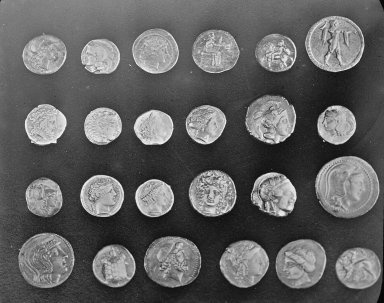
#> input picture DAY11/sample_image.jpg, 384 x 303 px, found by its file name
$ jupyter execute code.ipynb
#> lines starting #> are read from the running program, lines starting #| are printed output that depends on the picture; after the words box and inside, x2 and y2 are one past the last pixel; in counts of white or black regions, pixels touching at a corner belong together
[cell 1]
import numpy as np
import matplotlib.pyplot as plt
import cv2

[cell 2]
img = cv2.imread('sample_image.jpg', cv2.IMREAD_GRAYSCALE)
#> img is the input picture: shape (303, 384); min 1, max 254, mean 96.8

[cell 3]
plt.figure(figsize=(6,5))
plt.imshow(img, cmap='gray')
plt.title('Original Image')
plt.axis('off')
plt.show()

## Threshold Segmentation

[cell 4]
fixed_threshold = 127

[cell 5]
# manual

global_thresh_manual = np.where(img >= fixed_threshold, 255, 0)
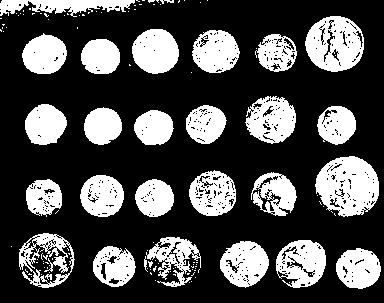
#> global_thresh_manual: shape (303, 384) int64; 30.1% white; 128 white regions (99 under 20 px), largest, box (x1, y1, x2, y2) and area: (315, 156, 379, 217) 2743, (305, 16, 364, 72) 2296, (245, 96, 296, 144) 1653
global_thresh_manual = global_thresh_manual.astype(np.uint8)

[cell 6]
# auto

_, global_thresh_cv2 = cv2.threshold(img, fixed_threshold, 255, cv2.THRESH_BINARY)
#> global_thresh_cv2: shape (303, 384); 29.6% white; 118 white regions (90 under 20 px), largest, box (x1, y1, x2, y2) and area: (315, 156, 379, 217) 2694, (305, 16, 364, 72) 2288, (132, 29, 179, 74) 1645

[cell 7]
plt.figure(figsize=(10,5))

plt.subplot(1,2,1)
plt.imshow(global_thresh_manual, cmap='gray')
plt.title(f"Global Threshold - Manual (T={fixed_threshold})")
plt.axis('off')

plt.subplot(1,2,2)
plt.imshow(global_thresh_cv2, cmap='gray')
plt.title(f"Global Threshold - Auto (T={fixed_threshold})")
plt.axis('off')

plt.tight_layout()
plt.show()
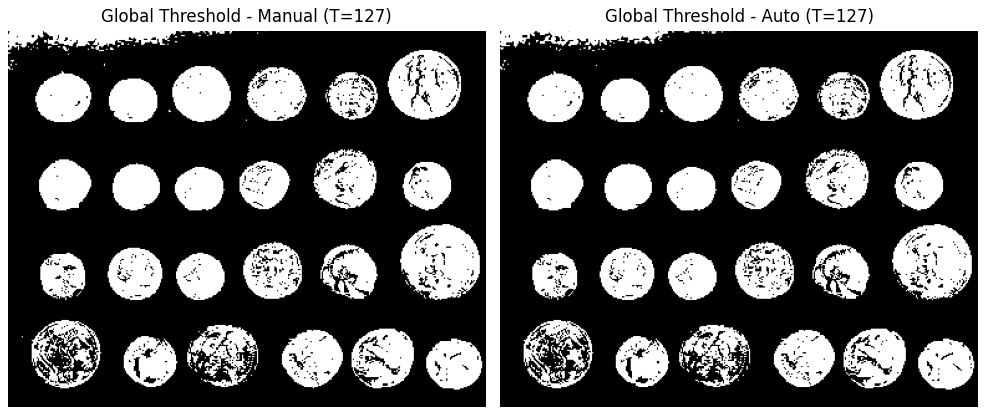
#> figure drawn by matplotlib, 2 panels

[cell 8]
# otsu method

otsu_value, otsu_thresh = cv2.threshold(img, 0, 255, cv2.THRESH_BINARY + cv2.THRESH_OTSU)
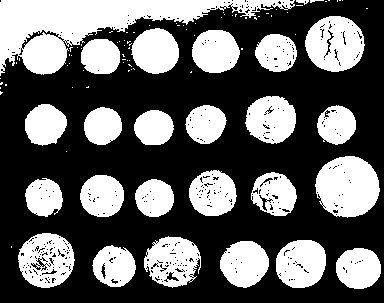
#> otsu_thresh: shape (303, 384); 38.8% white; 94 white regions (68 under 20 px), largest, box (x1, y1, x2, y2) and area: (0, 0, 295, 76) 8785, (315, 156, 380, 218) 3062, (305, 16, 365, 72) 2458
#> otsu_value = 107

print("\nOtsu automatically selected threshold value:", otsu_value)
#| Otsu automatically selected threshold value: 107.0

[cell 9]
plt.figure(figsize=(10,5))

plt.subplot(1,2,1)
plt.imshow(global_thresh_cv2, cmap='gray')
plt.title(f"Fixed Threshold - {fixed_threshold}")
plt.axis('off')

plt.subplot(1,2,2)
plt.imshow(otsu_thresh, cmap='gray')
plt.title(f"Otsu Threshold - {otsu_value}")
plt.axis('off')

plt.tight_layout()
plt.show()

[cell 10]
# Histogram with otsu threshold

hist, _ = np.histogram(img.flatten(), bins=256, range=(0,256))
#> hist = 256 values, max 1227 at index 36, min 0 at index 0, mean 454.5
plt.figure(figsize=(8,4))
plt.bar(range(256), hist, width=1)
plt.axvline(x=otsu_value, color='red', linestyle='--', label=f'Otsu threshold=')
plt.title('Histogram with otsu threshold')
plt.xlabel('Pixel intensity')
plt.show()
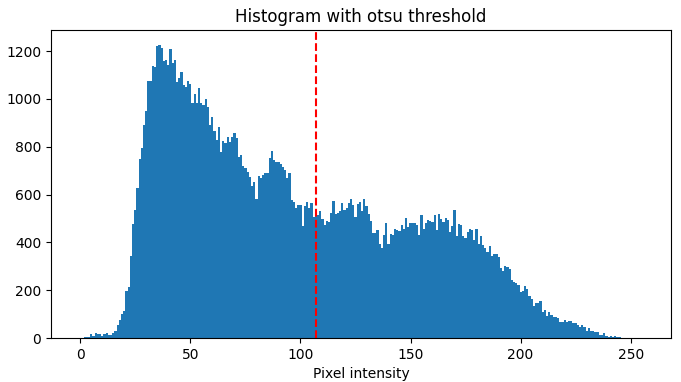
#> figure drawn by matplotlib, 1 panel; tallest bar 1227 high, from x = 35.5 to 36.5

[cell 11]
# adaptive thresholding

adaptive_mean = cv2.adaptiveThreshold(img, 255, cv2.ADAPTIVE_THRESH_MEAN_C, cv2.THRESH_BINARY, blockSize=11, C=2)
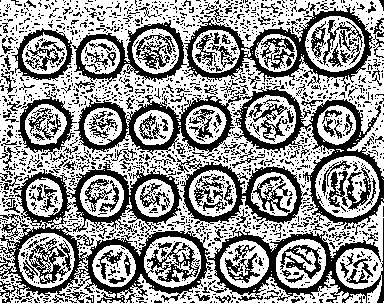
#> adaptive_mean: shape (303, 384); 58.3% white; 1873 black regions (1675 under 20 px), largest, box (x1, y1, x2, y2) and area: (0, 162, 213, 303) 8031, (232, 87, 384, 230) 3705, (207, 218, 384, 303) 3282

[cell 12]
adaptive_gaussian = cv2.adaptiveThreshold(img, 255, cv2.ADAPTIVE_THRESH_GAUSSIAN_C, cv2.THRESH_BINARY, blockSize=11, C=2)
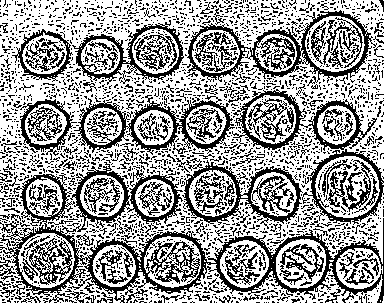
#> adaptive_gaussian: shape (303, 384); 61% white; black in thin lines or dots

[cell 13]
plt.figure(figsize=(10,5))

plt.subplot(1,4,1)
plt.imshow(img, cmap='gray')
plt.title("Original")
plt.axis('off')

plt.subplot(1,4,2)
plt.imshow(global_thresh_cv2, cmap='gray')
plt.title(f"Fixed Threshold - {fixed_threshold}")
plt.axis('off')

plt.subplot(1,4,3)
plt.imshow(adaptive_mean, cmap='gray')
plt.title("Adaptive Mean")
plt.axis('off')

plt.subplot(1,4,4)
plt.imshow(adaptive_gaussian, cmap='gray')
plt.title("Adaptive Gaussian")
plt.axis('off')

plt.tight_layout()
plt.show()

[cell 14]
# Simple region extraction

extracted_region = cv2.bitwise_and(img, img, mask=otsu_thresh)
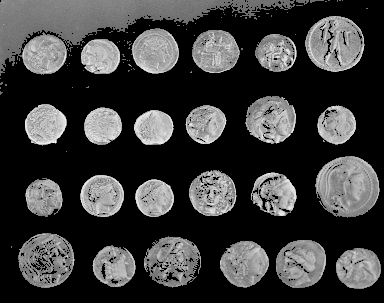
#> extracted_region: shape (303, 384); min 0, max 254, mean 60

[cell 15]
plt.figure(figsize=(10,5))

plt.subplot(1,2,1)
plt.imshow(otsu_thresh, cmap='gray')
plt.title("Segmentation Mask (Otsu)")
plt.axis('off')

plt.subplot(1,2,2)
plt.imshow(extracted_region, cmap='gray')
plt.title("Extracted Foreground")
plt.axis('off')

plt.tight_layout()
plt.show()

[cell 16]
# Canny edge detection

canny_edges = cv2.Canny(img, threshold1=100, threshold2=200)
#> canny_edges: shape (303, 384); 10.4% white in thin lines or dots

[cell 17]
plt.figure(figsize=(10,5))
plt.imshow(canny_edges, cmap='gray')
plt.title("Canny Edges")
plt.axis('off')
plt.show()

[cell 18]
# Canny with different thresholdings

threshold_pairs = [(50,100), (100,200), (150,250)]
plt.figure(figsize=(15,4))

for i, (t1,t2) in enumerate(threshold_pairs):
    edges = cv2.Canny(img, t1, t2)
    plt.subplot(1, len(threshold_pairs), i+1)
    plt.imshow(edges, cmap='gray')
    plt.title(f"Canny ({t1}, {t2})")
    plt.axis('off')
#> this loop made 3 passes
#> pass 1, `edges = cv2.Canny(img, t1, t2)`:
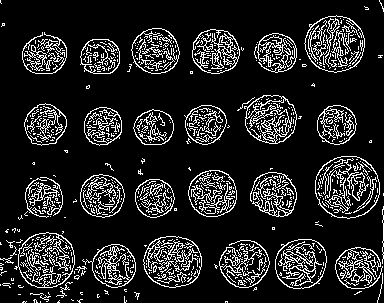
#> edges: shape (303, 384); 13.8% white in thin lines or dots
plt.tight_layout()
plt.show()

[cell 19]
# Connected component

_, binary = cv2.threshold(img, 0, 255, cv2.THRESH_BINARY + cv2.THRESH_OTSU)

[cell 20]
num_labels, labels, stats, centroids = cv2.connectedComponentsWithStats(binary)
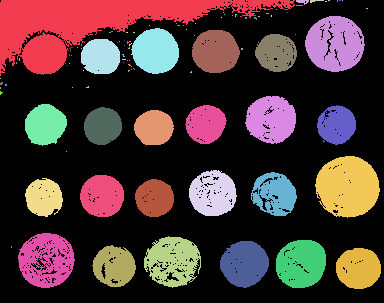
#> labels: shape (303, 384) int32; 95 distinct labels, from 0 to 94; one colour per label, 0 black
#> num_labels = 95; stats = 95 rows, first 6: [0, 0, 384, 303, 71254], [0, 0, 295, 76, 8785], [296, 0, 13, 5, 38], [310, 0, 14, 3, 21], [325, 1, 2, 1, 2], [328, 0, 2, 1, 2]; centroids = 95 pairs, first value 0 to 366.5, second value 0 to 268

[cell 21]
print("Number of connected components found (including background) =",num_labels)
#| Number of connected components found (including background) = 95
print("Number of actual objects (excluidng background) =",num_labels-1)
#| Number of actual objects (excluidng background) = 94

[cell 22]
# Colouring connected components

coloured_labels = np.zeros((*labels.shape,3), dtype=np.uint8)
rng = np.random.default_rng(42)
colours = rng.integers(0,255,size=(num_labels,3))
#> colours = 95 rows, first 8: [22, 197, 166], [111, 110, 218], [21, 177, 51], [24, 134, 248], [187, 194, 182], [200, 130, 32], [214, 114, 127], [94, 46, 236]
colours[0] = [0,0,0]

[cell 23]
for label_id in range(num_labels):
    coloured_labels[labels == label_id] = colours[label_id]
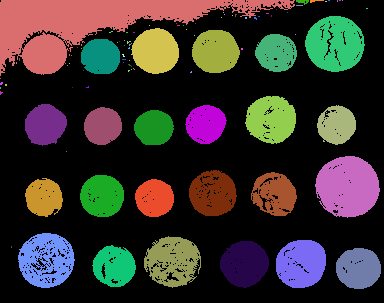
#> coloured_labels: shape (303, 384, 3); mean of channels 0, 1, 2 45, 48.8, 55.2; drawn as B, G, R

[cell 24]
plt.figure(figsize=(10,5))

plt.subplot(1,2,1)
plt.imshow(binary, cmap='gray')
plt.title("Binary Image (Otsu)")
plt.axis('off')

plt.subplot(1,2,2)
plt.imshow(coloured_labels, cmap='gray')
plt.title(f"Connected components - {num_labels-1} objects")
plt.axis('off')

plt.tight_layout()
plt.show()

$ run again, with DAY11/images.jpg copied over DAY11/sample_image.jpg
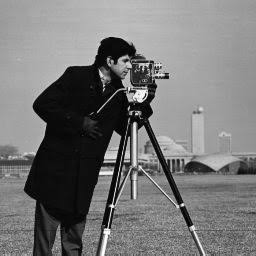
#> input picture DAY11/images.jpg, 256 x 256 px, found by its file name
#> img is the input picture: shape (256, 256); min 0, max 255, mean 118.7
#> global_thresh_cv2: shape (256, 256); 59.6% white; 162 black regions (156 under 20 px), largest, box (x1, y1, x2, y2) and area: (0, 37, 256, 256) 25888, (10, 170, 23, 180) 56, (168, 247, 181, 256) 41, (150, 207, 164, 216) 36, (129, 88, 136, 94) 23, (193, 111, 201, 114) 20
#> otsu_thresh: shape (256, 256); 72.9% white; 280 black regions (267 under 20 px), largest, box (x1, y1, x2, y2) and area: (0, 37, 203, 256) 16182, (182, 159, 216, 175) 310, (235, 158, 256, 175) 258
#> otsu_value = 89
#| Otsu automatically selected threshold value: 89.0
#> hist = 256 values, max 1686 at index 14, min 3 at index 236, mean 256
#> adaptive_mean: shape (256, 256); 68.1% white; 796 black regions (717 under 20 px), largest, box (x1, y1, x2, y2) and area: (24, 37, 203, 256) 9545, (160, 103, 256, 176) 1757, (104, 206, 194, 256) 1551
#> adaptive_gaussian: shape (256, 256); 71.5% white; black in thin lines or dots
#> canny_edges: shape (256, 256); 10.1% white in thin lines or dots, all inside (x1, y1, x2, y2) = (0, 36, 256, 256)
#> `num_labels, labels, stats, centroids = cv2.connectedComponentsWithStat..`:
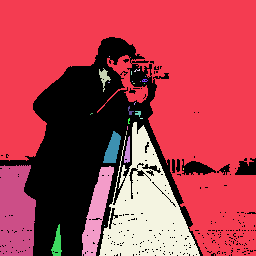
#> labels: shape (256, 256) int32; 30 distinct labels, from 0 to 29; one colour per label, 0 black
#> num_labels = 30; stats = 30 rows, first 6: [0, 37, 256, 219, 17740], [0, 0, 256, 256, 36108], [109, 56, 1, 1, 1], [99, 68, 12, 24, 109], [134, 69, 6, 3, 8], [131, 71, 1, 4, 4]; centroids = 30 pairs, first value 15.69 to 224, second value 56 to 243.2
#| Number of connected components found (including background) = 30
#| Number of actual objects (excluidng background) = 29
#> colours = 30 rows, first 8: [22, 197, 166], [111, 110, 218], [21, 177, 51], [24, 134, 248], [187, 194, 182], [200, 130, 32], [214, 114, 127], [94, 46, 236]
#> after the loop `for label_id in range(num_labels):`:
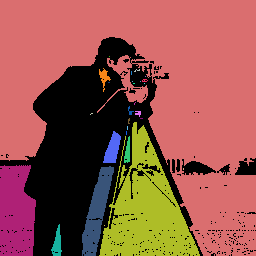
#> coloured_labels: shape (256, 256, 3); mean of channels 0, 1, 2 75, 84.7, 147.7; drawn as B, G, R
